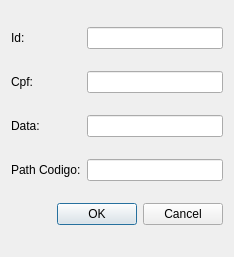
<?xml version="1.0" encoding="UTF-8"?>
<ui version="4.0">
 <class>ResolveDialog</class>
 <widget class="QDialog" name="ResolveDialog">
  <property name="geometry">
   <rect>
    <x>0</x>
    <y>0</y>
    <width>234</width>
    <height>257</height>
   </rect>
  </property>
  <property name="windowTitle">
   <string>Dialog</string>
  </property>
  <layout class="QGridLayout" name="gridLayout">
   <item row="0" column="0">
    <widget class="QLabel" name="label">
     <property name="text">
      <string>Id:</string>
     </property>
    </widget>
   </item>
   <item row="0" column="1">
    <widget class="QLineEdit" name="etId"/>
   </item>
   <item row="1" column="0">
    <widget class="QLabel" name="label_2">
     <property name="text">
      <string>Cpf:</string>
     </property>
    </widget>
   </item>
   <item row="1" column="1">
    <widget class="QLineEdit" name="etCpf"/>
   </item>
   <item row="2" column="0">
    <widget class="QLabel" name="label_3">
     <property name="text">
      <string>Data:</string>
     </property>
    </widget>
   </item>
   <item row="2" column="1">
    <widget class="QLineEdit" name="etData"/>
   </item>
   <item row="3" column="0">
    <widget class="QLabel" name="label_4">
     <property name="text">
      <string>Path Codigo:</string>
     </property>
    </widget>
   </item>
   <item row="3" column="1">
    <widget class="QLineEdit" name="etCodigo"/>
   </item>
   <item row="4" column="0" colspan="2">
    <widget class="QDialogButtonBox" name="buttonBox">
     <property name="orientation">
      <enum>Qt::Horizontal</enum>
     </property>
     <property name="standardButtons">
      <set>QDialogButtonBox::Cancel|QDialogButtonBox::Ok</set>
     </property>
    </widget>
   </item>
  </layout>
 </widget>
 <resources/>
 <connections>
  <connection>
   <sender>buttonBox</sender>
   <signal>accepted()</signal>
   <receiver>ResolveDialog</receiver>
   <slot>accept()</slot>
   <hints>
    <hint type="sourcelabel">
     <x>248</x>
     <y>254</y>
    </hint>
    <hint type="destinationlabel">
     <x>157</x>
     <y>274</y>
    </hint>
   </hints>
  </connection>
  <connection>
   <sender>buttonBox</sender>
   <signal>rejected()</signal>
   <receiver>ResolveDialog</receiver>
   <slot>reject()</slot>
   <hints>
    <hint type="sourcelabel">
     <x>316</x>
     <y>260</y>
    </hint>
    <hint type="destinationlabel">
     <x>286</x>
     <y>274</y>
    </hint>
   </hints>
  </connection>
 </connections>
</ui>
